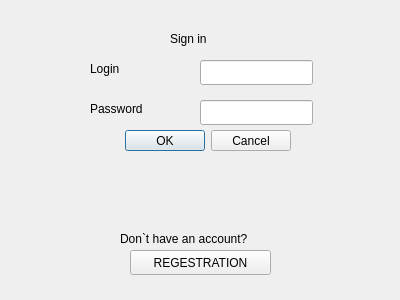
<?xml version="1.0" encoding="UTF-8"?>
<ui version="4.0">
 <class>authetification</class>
 <widget class="QDialog" name="authetification">
  <property name="geometry">
   <rect>
    <x>0</x>
    <y>0</y>
    <width>400</width>
    <height>300</height>
   </rect>
  </property>
  <property name="windowTitle">
   <string>Dialog</string>
  </property>
  <widget class="QDialogButtonBox" name="buttonBox">
   <property name="geometry">
    <rect>
     <x>110</x>
     <y>130</y>
     <width>181</width>
     <height>21</height>
    </rect>
   </property>
   <property name="orientation">
    <enum>Qt::Horizontal</enum>
   </property>
   <property name="standardButtons">
    <set>QDialogButtonBox::Cancel|QDialogButtonBox::Ok</set>
   </property>
  </widget>
  <widget class="QLineEdit" name="login">
   <property name="geometry">
    <rect>
     <x>200</x>
     <y>60</y>
     <width>113</width>
     <height>25</height>
    </rect>
   </property>
  </widget>
  <widget class="QLineEdit" name="password">
   <property name="geometry">
    <rect>
     <x>200</x>
     <y>100</y>
     <width>113</width>
     <height>25</height>
    </rect>
   </property>
   <property name="echoMode">
    <enum>QLineEdit::Password</enum>
   </property>
  </widget>
  <widget class="QLabel" name="label">
   <property name="geometry">
    <rect>
     <x>90</x>
     <y>60</y>
     <width>67</width>
     <height>17</height>
    </rect>
   </property>
   <property name="text">
    <string>Login</string>
   </property>
  </widget>
  <widget class="QLabel" name="label_2">
   <property name="geometry">
    <rect>
     <x>90</x>
     <y>100</y>
     <width>67</width>
     <height>17</height>
    </rect>
   </property>
   <property name="text">
    <string>Password</string>
   </property>
  </widget>
  <widget class="QLabel" name="label_3">
   <property name="geometry">
    <rect>
     <x>170</x>
     <y>30</y>
     <width>67</width>
     <height>17</height>
    </rect>
   </property>
   <property name="text">
    <string>Sign in</string>
   </property>
  </widget>
  <widget class="QLabel" name="label_4">
   <property name="geometry">
    <rect>
     <x>120</x>
     <y>230</y>
     <width>181</width>
     <height>17</height>
    </rect>
   </property>
   <property name="text">
    <string>Don`t have an account?</string>
   </property>
  </widget>
  <widget class="QPushButton" name="pushButton">
   <property name="geometry">
    <rect>
     <x>130</x>
     <y>250</y>
     <width>141</width>
     <height>25</height>
    </rect>
   </property>
   <property name="text">
    <string>REGESTRATION</string>
   </property>
  </widget>
 </widget>
 <resources/>
 <connections>
  <connection>
   <sender>buttonBox</sender>
   <signal>accepted()</signal>
   <receiver>authetification</receiver>
   <slot>accept()</slot>
   <hints>
    <hint type="sourcelabel">
     <x>248</x>
     <y>254</y>
    </hint>
    <hint type="destinationlabel">
     <x>157</x>
     <y>274</y>
    </hint>
   </hints>
  </connection>
  <connection>
   <sender>buttonBox</sender>
   <signal>rejected()</signal>
   <receiver>authetification</receiver>
   <slot>reject()</slot>
   <hints>
    <hint type="sourcelabel">
     <x>316</x>
     <y>260</y>
    </hint>
    <hint type="destinationlabel">
     <x>286</x>
     <y>274</y>
    </hint>
   </hints>
  </connection>
 </connections>
</ui>
